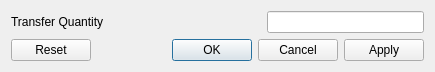
<?xml version="1.0" encoding="UTF-8"?>
<ui version="4.0">
 <class>RawDataRiverPathPointShiftDialog</class>
 <widget class="QDialog" name="RawDataRiverPathPointShiftDialog">
  <property name="geometry">
   <rect>
    <x>0</x>
    <y>0</y>
    <width>435</width>
    <height>69</height>
   </rect>
  </property>
  <property name="windowTitle">
   <string>Shift River Center</string>
  </property>
  <layout class="QVBoxLayout" name="verticalLayout">
   <item>
    <layout class="QHBoxLayout" name="horizontalLayout">
     <item>
      <widget class="QLabel" name="label">
       <property name="text">
        <string>Transfer Quantity</string>
       </property>
      </widget>
     </item>
     <item>
      <spacer name="horizontalSpacer">
       <property name="orientation">
        <enum>Qt::Horizontal</enum>
       </property>
       <property name="sizeHint" stdset="0">
        <size>
         <width>40</width>
         <height>20</height>
        </size>
       </property>
      </spacer>
     </item>
     <item>
      <widget class="RealNumberEditWidget" name="shiftEdit"/>
     </item>
    </layout>
   </item>
   <item>
    <widget class="QDialogButtonBox" name="buttonBox">
     <property name="orientation">
      <enum>Qt::Horizontal</enum>
     </property>
     <property name="standardButtons">
      <set>QDialogButtonBox::Apply|QDialogButtonBox::Cancel|QDialogButtonBox::Ok|QDialogButtonBox::Reset</set>
     </property>
    </widget>
   </item>
  </layout>
 </widget>
 <customwidgets>
  <customwidget>
   <class>RealNumberEditWidget</class>
   <extends>QLineEdit</extends>
   <header>guibase/realnumbereditwidget.h</header>
  </customwidget>
 </customwidgets>
 <resources/>
 <connections>
  <connection>
   <sender>buttonBox</sender>
   <signal>accepted()</signal>
   <receiver>RawDataRiverPathPointShiftDialog</receiver>
   <slot>accept()</slot>
   <hints>
    <hint type="sourcelabel">
     <x>248</x>
     <y>254</y>
    </hint>
    <hint type="destinationlabel">
     <x>157</x>
     <y>274</y>
    </hint>
   </hints>
  </connection>
  <connection>
   <sender>buttonBox</sender>
   <signal>rejected()</signal>
   <receiver>RawDataRiverPathPointShiftDialog</receiver>
   <slot>reject()</slot>
   <hints>
    <hint type="sourcelabel">
     <x>316</x>
     <y>260</y>
    </hint>
    <hint type="destinationlabel">
     <x>286</x>
     <y>274</y>
    </hint>
   </hints>
  </connection>
 </connections>
</ui>
